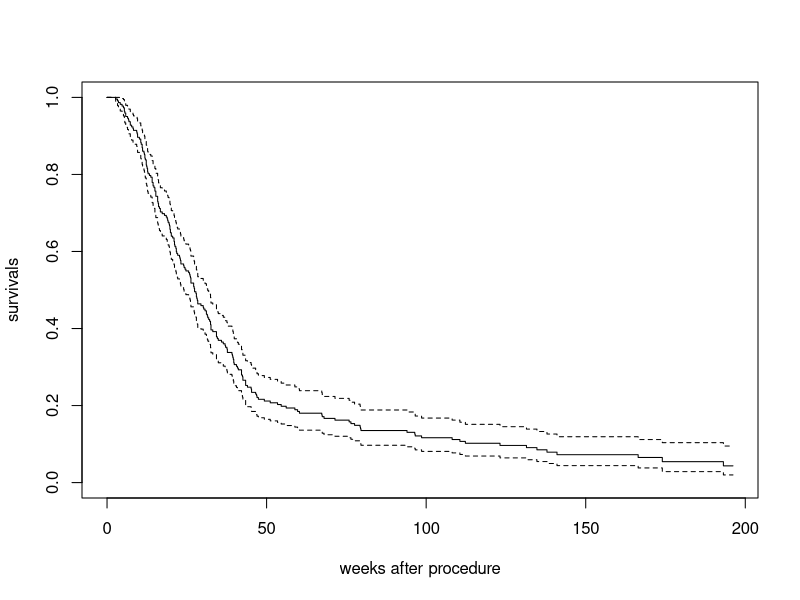
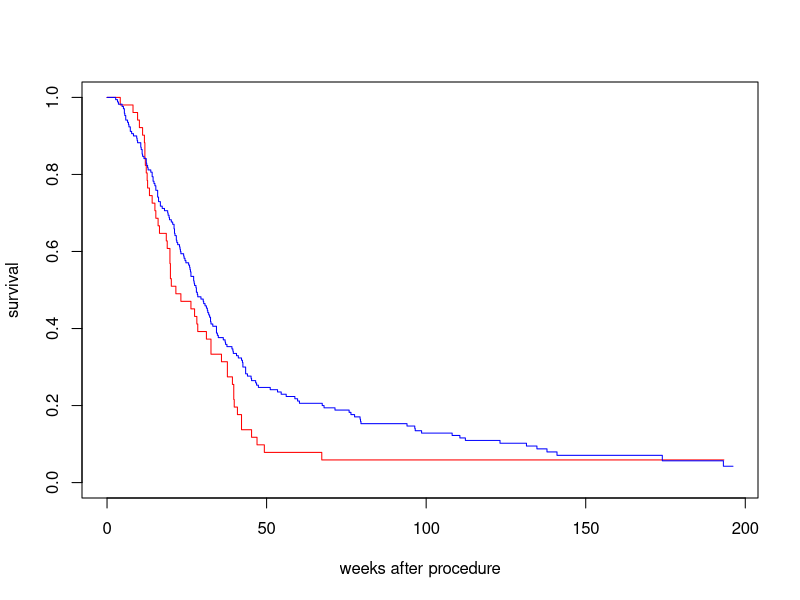
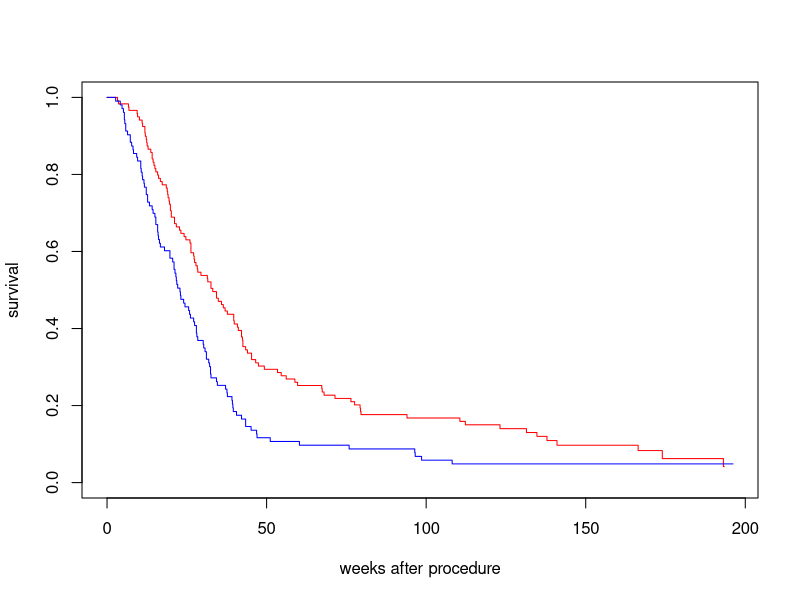

These charts were generated, in order, by the following R code:
library(survival)

#loading data
tumour <- read.csv('btumour.csv')
head(tumour)

#plot overall Kaplan-Meier curves
attach(tumour)
surv <- Surv(weeks,event)
plot(survfit(surv~1), xlab='weeks after procedure',ylab='survivals')
summary(survfit(surv~1))
#Mortality is very high in the first year following procedure, approximately 80% die within the first year
#Mortality is slower after this

#looking at the variable of our interst
#local radiation vs whole brain radiation
surv_bylocal <- survfit(surv~local)
summary(surv_bylocal)
#The result shows that patients with local radiation had better median survival time
plot(surv_bylocal,col=c('red','blue'), 
     xlab='weeks after procedure',ylab='survival')
#The red line denotes whole-brain radiation and the blue line represents local radiation
#Seems that local radiation leads to better survival

#Using Log rank test to confirm, state the hypothesis:
#H_0: same survival in each group (local v whole-brain radiation)
#H_A: different survival in the two groups
survdiff(surv~local)
#P-value is large than 0.05, we cannot reject the null hypothsis
#Means that  there is no evidence of a difference in survival between the two groups

#previous exposure to nitrosoureas
surv_bynitro <- survfit(surv~nitro)
plot(surv_bynitro,col=c('red','blue'), xlab='weeks after procedure',ylab='survival')
#The red line denotes no exposure to nitrosoureas and the blue line represents having previous exposure to nitrosoureas 
#Seems that no exposure group leads to better survival

#Using Log rank test to confirm, state the hypothesis:
#H_0: same survival in each group (new treatment vs standard of care)
#H_A: different survival in the two groups
survdiff(surv~nitro)
#P-value is less than 0.05, the null hypothsis is rejected at 95% confidence
#Conclude there is a difference in survival distributions
#Group with no exposure to nitrosoureas appear to have better survival 

#Fit a Cox proportional hazards model
summary(tumour)
#There is a NA in local,we need to move it
tumourC <- tumour[complete.cases(tumour[,-14]),]
m_full <- with(tumourC,
               coxph(Surv(weeks,event)~local+treat+resect75+age+interval+karn+race+male+nitro+as.factor(path)+grade))
m1 <- with(tumourC,
           coxph(Surv(weeks,event)~local))
summary(m1)
#'local' is observed not significant (0.55,1.05)
summary(m_full)
#'local' is significant in the full model (0.44,0.89)
# Model selection(backwards)
step(m_full)
# Shows that no variables is deleted

#checking the proportional hazards assumption
cox.zph(m_full)
#There does not appear to be any major cause for concern
#regarding the proportional hazards assumption
#Only 'resect75' and 'male' may need to be stratified
m_strat <- coxph(formula=Surv(weeks,event)~local+treat+
                   strata(resect75)+age+interval+karn+race+strata(male)+nitro+
                   as.factor(path)+grade,data=tumourC)
summary(m_strat)
